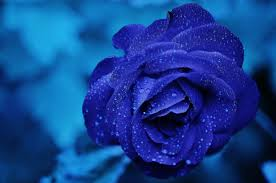
#> input picture img.jpeg, 276 x 183 px
$ python grayscale_histogram.py --image img.jpeg
#> lines starting #> are read from the running program, lines starting #| are printed output that depends on the picture
from matplotlib import pyplot as plt
import cv2 as cv
import argparse

parser = argparse.ArgumentParser()
parser.add_argument("-i","--image",required = True, help = "You know what to do!!!")
args = parser.parse_args()

image = cv.imread(args.image)
#> image is the input picture: shape (183, 276, 3); mean B, G, R 144.6, 64.9, 19.3
cv.imshow("Original ",image)

gray = cv.cvtColor(image,cv.COLOR_BGR2GRAY)
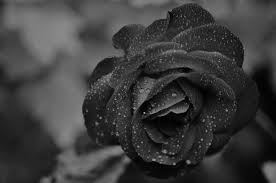
#> gray: shape (183, 276); min 1, max 173, mean 60.3
cv.imshow("Grayscale ",gray )

hist = cv.calcHist([gray],[0],None,[256],[0,256])
#> hist = 256 values, max 882 at index 36, min 0 at index 0, mean 197.3

plt.figure()
plt.title("Grayscale Histogram")
plt.xlabel("Bins")
plt.ylabel("# of Pixels")
plt.plot(hist)
plt.xlim([0,256])
plt.show()
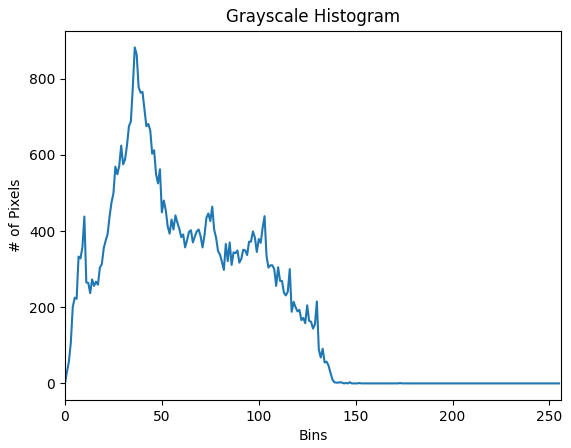
#> figure drawn by matplotlib, 1 panel; curve peaks at x = 36, y = 882
cv.waitKey(0)
